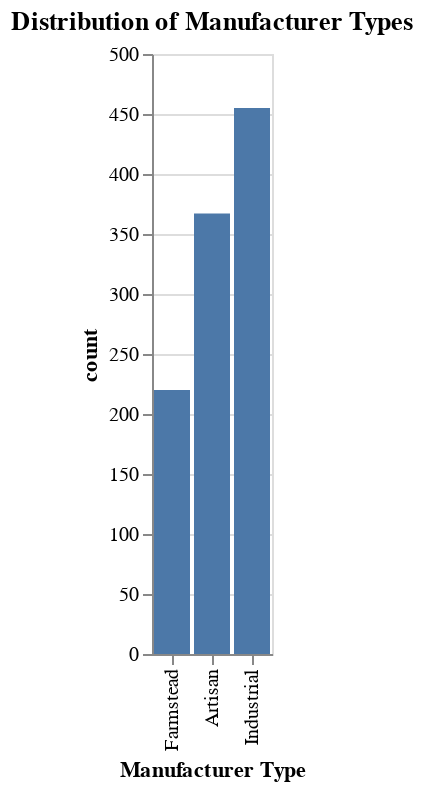

Notebook cell for this chart:
### Code cell
# Create a histogram for Manufacturing type
histogram_man = alt.Chart(cheese_df).mark_bar().encode(
    alt.X('ManufacturingTypeEn:N', title='Manufacturer Type', sort="y"),
    alt.Y('count():Q', title='count')
).properties(
    title='Distribution of Manufacturer Types'
)

histogram_man

### Figure 1 — Vega-Lite specification as saved in the notebook (floating-point values rounded to 4 significant figures; data arrays with more than 128 entries replaced by an {"elided": "..."} marker saying what was removed)
{"config": {"view": {"continuousWidth": 400, "continuousHeight": 300}}, "data": {"name": "data-9e1ead429797596045ea8f1ed08573dc"}, "mark": "bar", "encoding": {"x": {"type": "nominal", "field": "ManufacturingTypeEn", "sort": "y", "title": "Manufacturer Type"}, "y": {"type": "quantitative", "aggregate": "count", "title": "count"}}, "title": "Distribution of Manufacturer Types", "$schema": "https://vega.github.io/schema/vega-lite/v4.8.1.json", "datasets": {"data-9e1ead429797596045ea8f1ed08573dc": {"elided": "1042 records"}}}
